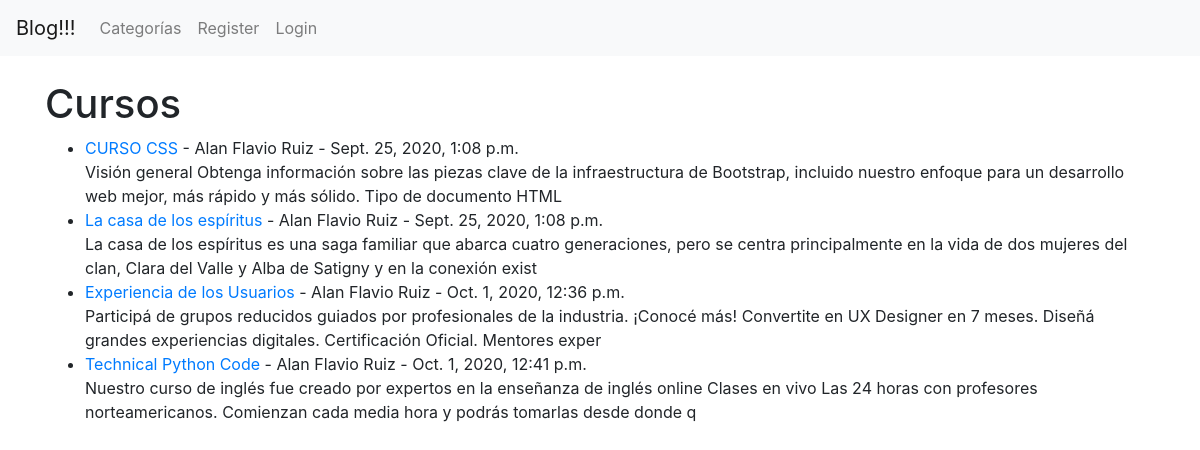
The app's page /category/cursos/ with its own data.
### theblog/models.py (models this page shows, shortened)
class Post(models.Model):
	title = models.CharField(max_length=255)
	header_image = models.ImageField(null=True, blank=True, upload_to="images/")
	title_tag = models.CharField(max_length=255)
	author = models.ForeignKey(User, on_delete=models.CASCADE)
	body = models.TextField()
	post_date = models.DateTimeField(auto_now_add=True)
	category = models.CharField(max_length=255, default = 'category')
	snippet = models.CharField(max_length=255)
	likes = models.ManyToManyField(User,  related_name='blog_post')

### theblog/views.py (the view)
# urls.py: path('category/<str:cats>/', CategoryView, name='category'),
def CategoryView(request, cats):
	category_post = Post.objects.filter(category=cats.replace('-', ' '))
	return render(request, 'categories.html', {'cats': cats.title().replace('-', ' '), 'category_post': category_post})

### theblog/templates/categories.html (shortened to what this page needs)
{% extends 'base.html' %}
{% block content %}
{% if category_post  %}
<h1>{{ cats }}</h1>
<ul>
{% for post in category_post %}
    <li><a href="{% url 'article-detail' post.pk %}">{{ post.title }}</a>
        - {{ post.author.first_name }} {{ post.author.last_name }}
        - {{ post.post_date }}  <br/>
{{ post.body|slice:":200"|safe }}</li>
{% endfor %}
</ul>
{% else %}
<h2> Esta página no existente</h2>
{% endif %}
{% endblock %}

### records on screen
Post: title "CURSO CSS", author.first_name "Alan Flavio", author.last_name "Ruiz", post_date "Sept. 25, 2020, 1:08 p.m.", body "Visión general Obtenga información sobre las piezas clave de la infraestructura de Bootstrap, incluido nuestro enfoque para un desarrollo web mejor, más rápido y más sólido. Tipo de documento HTML"
Post: title "La casa de los espíritus", author.first_name "Alan Flavio", author.last_name "Ruiz", post_date "Sept. 25, 2020, 1:08 p.m.", body "La casa de los espíritus es una saga familiar que abarca cuatro generaciones, pero se centra principalmente en la vida de dos mujeres del clan, Clara del Valle y Alba de Satigny y en la conexión exist"
Post: title "Experiencia de los Usuarios", author.first_name "Alan Flavio", author.last_name "Ruiz", post_date "Oct. 1, 2020, 12:36 p.m.", body "Participá de grupos reducidos guiados por profesionales de la industria. ¡Conocé más! Convertite en UX Designer en 7 meses. Diseñá grandes experiencias digitales. Certificación Oficial. Mentores exper"
Post: title "Technical Python Code", author.first_name "Alan Flavio", author.last_name "Ruiz", post_date "Oct. 1, 2020, 12:41 p.m.", body "Nuestro curso de inglés fue creado por expertos en la enseñanza de inglés online Clases en vivo Las 24 horas con profesores norteamericanos. Comienzan cada media hora y podrás tomarlas desde donde q"

### other values on screen
{{ cats }} "Cursos"
